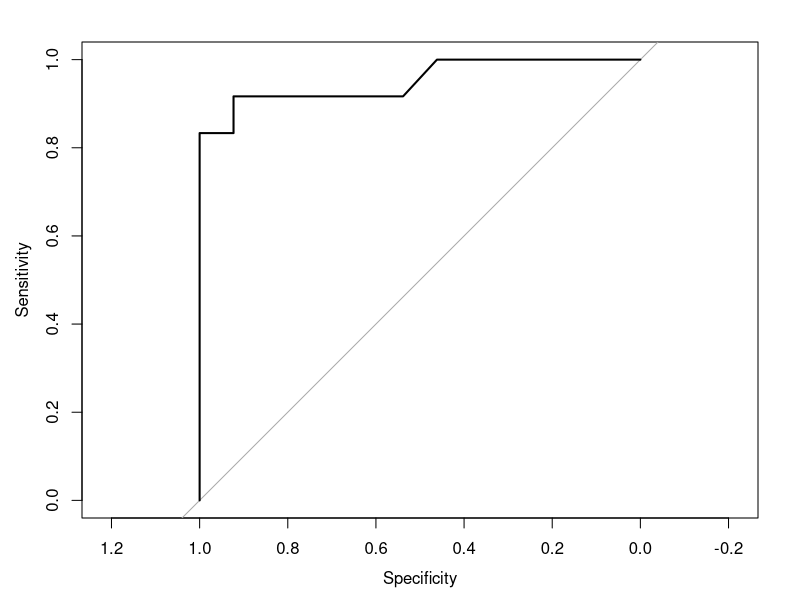
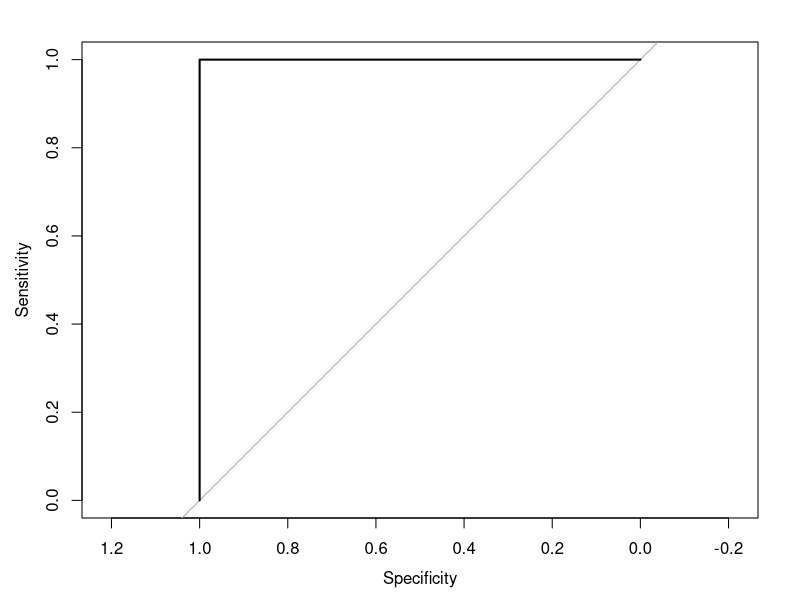
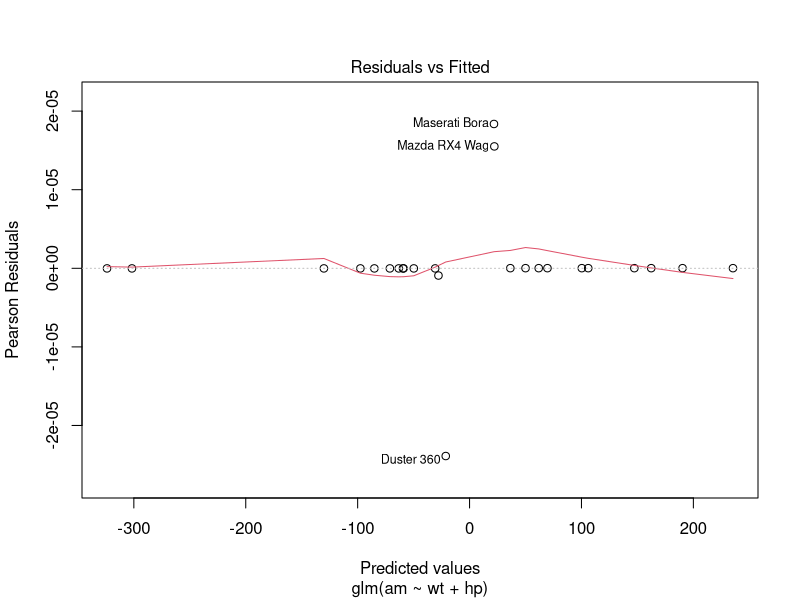
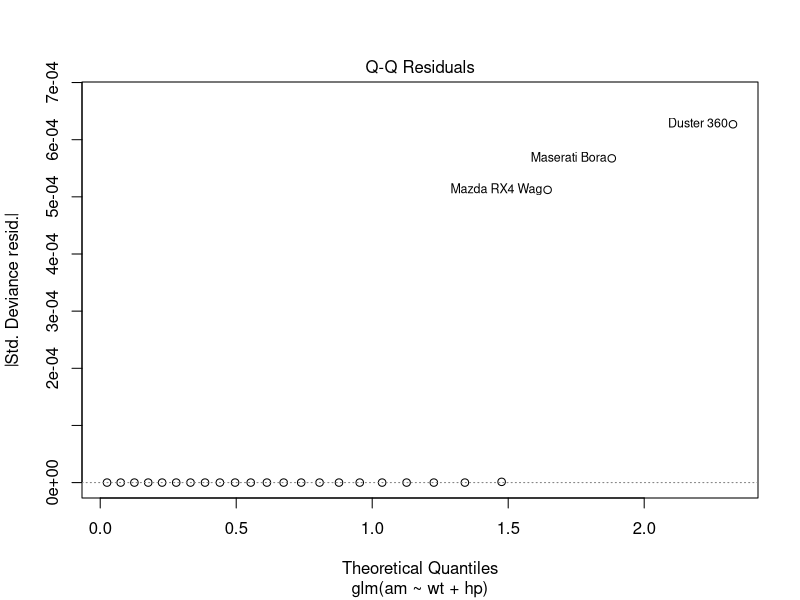
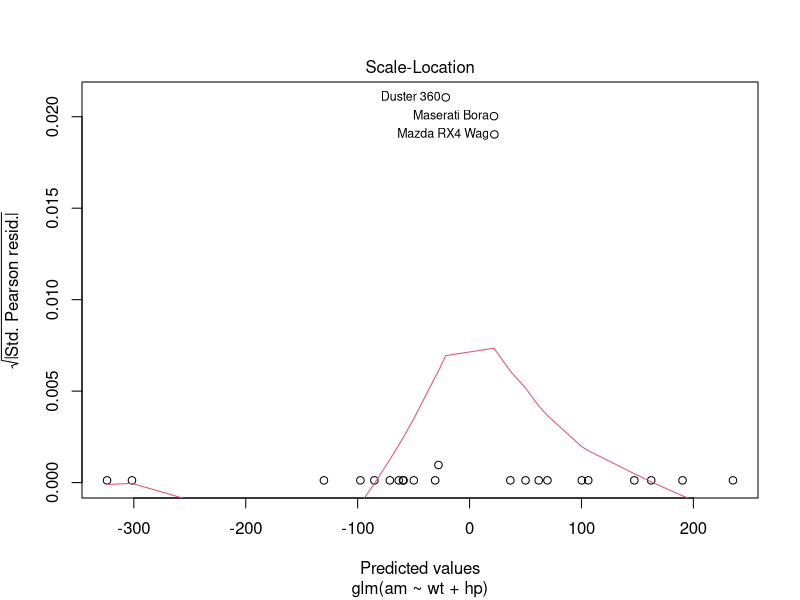
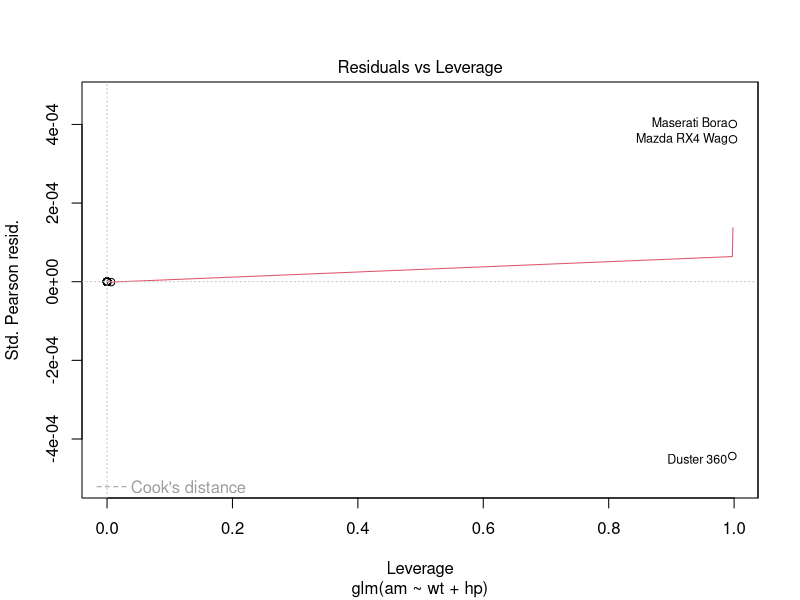

Generate these figures, in order, with R:
## ---- chunk 1
library(pROC)
library(caret)
set.seed (1313)

# Cargar los datos.
datos <- mtcars
datos$am <- factor(datos$am)

# Separar conjuntos de entrenamiento y prueba.
n <- nrow(datos)
n_entrenamiento <- floor (0.8 * n)
muestra <- sample.int(n = n, size = n_entrenamiento , replace = FALSE)
entrenamiento <- datos[muestra , ]
prueba <- datos[-muestra , ]

# Ajustar modelo.
modelo <- glm(am ~ wt, family = binomial(link = "logit"), data = entrenamiento)
print(summary(modelo))

# Evaluar el modelo con el conjunto de entrenamiento.
cat("Evaluación del modelo a partir del conjunto de entrenamiento :\n")
probs_e <- predict(modelo , entrenamiento , type = "response")

umbral <- 0.5
preds_e <- sapply(probs_e, function(p) ifelse(p >= umbral , "1", "0"))
preds_e <- factor(preds_e, levels = levels(datos [["am"]]))

ROC_e <- roc(entrenamiento [["am"]], probs_e)
plot(ROC_e)

matriz_e <- confusionMatrix(preds_e, entrenamiento [["am"]])
print(matriz_e)

# Evaluar el modelo con el conjunto de prueba.
cat("Evaluación del modelo a partir del conjunto de prueba :\n")
probs_p <- predict(modelo , prueba , type = "response")

preds_p <- sapply(probs_p, function(p) ifelse(p >= umbral , "1", "0"))
preds_p <- factor(preds_p, levels = levels(datos [["am"]]))

ROC_p <- roc(prueba [["am"]], probs_p)
plot(ROC_p)

matriz_p <- confusionMatrix(preds_p, prueba [["am"]])
print(matriz_p)
## ---- chunk 2
library(caret)
set.seed (1313)

# Cargar los datos.
datos <- mtcars
datos$am <- factor(datos$am)
# Ajustar modelo usando validación cruzada de 5 pliegues.
modelo <- train(am ~ wt, data = entrenamiento , method = "glm",
family = binomial(link = "logit"),
trControl = trainControl(method = "cv", number = 5,
savePredictions = TRUE))

print(summary(modelo))

# Evaluar el modelo
cat("Evaluación del modelo basada en validación cruzada :\n")
matriz <- confusionMatrix(modelo$pred$pred , modelo$pred$obs)
print(matriz)
## ---- chunk 3
library(car)
set.seed (1313)
#Cargar los datos.
datos <- mtcars
am <- factor(datos$am)
datos$am <- NULL
datos <- cbind(am,datos)
#Separar conjuntos de entrenamiento y prueba.
n <- nrow(datos)
n_entrenamiento <- floor(0.8 * n )
muestra <- sample.int(n = n, size = n_entrenamiento, replace = FALSE)

entrenamiento <- datos[muestra, ]
prueba <- datos [-muestra , ]
# Ajustar modelo nulo. 
nulo <- glm(am ~ 1, family = binomial (link = "logit"), data = entrenamiento)
#Ajustar modelo completo.
cat ( "\n\n")
completo <- glm(am ~ ., family = binomial (link = "logit" ), data = entrenamiento )
# Ajustar modelo con regresión escalonada.
cat("Modelo con regresión escalonada \n") 
cat( "--------------------------------------\n")
mejor <- step(nulo, scope = list(lower = nulo, upper = completo), direction = "both", trace = 0)
print(summary(mejor))
#Verificación de multicolinealidad. 
cat("Verificación de colinealidad\n" )
cat("--------------------------------------\n") 
cat("\nVIF:\n" )

vifs <- vif(mejor)
print(vifs)
cat("\nPromedio VIF: ")
print(mean(vifs))

#Ajustar modelo con el peso como predictor.
cat("Modelo con el peso como predictor\n")
cat("--------------------------------------\n")
modelo_peso <- glm(am ~ wt , family = binomial(link = "logit"),
data = entrenamiento)

print(summary(modelo_peso))

# Ajustar modelo con la potencia como predictor.
cat("Modelo con la potencia como predictor\n")
cat("--------------------------------------\n")
modelo_potencia <- glm(am ~ hp , family = binomial(link = "logit"),
data = entrenamiento)

print(summary(modelo_potencia))

#Comparar los modelos con el peso y la potencia como predictores.
cat("\n\n")
cat("Likelihood Ratio Test para los modelos\n")
cat("--------------------------------------\n")
print(anova(modelo_peso , modelo_potencia , test = "LRT"))

# A modo de ejercicio , comparar el modelo obtenido mediante
# regresión escalonada con el que solo tiene el peso como predictor.
cat("\n\n")
cat("Likelihood Ratio Test para los modelos\n")
cat("--------------------------------------\n")
print(anova(modelo_peso , mejor , test = "LRT"))

# Independencia de los residuos.
cat("Verificación de independencia de los residuos\n")
cat("--------------------------------------\n")

print(durbinWatsonTest(modelo_peso , max.lag = 5))
# Detectar posibles valores atípicos.
cat("Identificación de posibles valores atípicos\n")
cat("--------------------------------------\n")
plot(mejor)

# Obtener los residuos y las estadísticas.
output <- data.frame(predicted.probabilities = fitted(modelo_peso))
output [["standardized.residuals"]] <- rstandard(modelo_peso)
output [["studentized.residuals"]] <- rstudent(modelo_peso)
output [["cooks.distance"]] <- cooks.distance(modelo_peso)
output [["dfbeta"]] <- dfbeta(modelo_peso)
output [["dffit"]] <- dffits(modelo_peso)
output [["leverage"]] <- hatvalues(modelo_peso)

#Evaluar residuos estandarizados que escapen a la normalidad.
# 95 % de los residuos estandarizados deberían estar entre
# -1.96 y 1.96, y 99 % entre -2.58 y 2.58.
sospechosos1 <- which(abs(output [["standardized.residuals"]]) > 1.96)
sospechosos1 <- sort(sospechosos1)
cat("\n\n")

cat("Residuos estandarizados fuera del 95 % esperado\n")
cat("------------------------------------------------\n")
print(rownames(entrenamiento[sospechosos1 , ]))

# Revisar casos con distancia de Cook mayor a uno.
sospechosos2 <- which(output [["cooks.distance"]] > 1)
sospechosos2 <- sort(sospechosos2)
cat("\n\n")
cat("Residuales con una distancia de Cook alta\n")
cat("-----------------------------------------\n")
print(rownames(entrenamiento[sospechosos2 , ]))

# Revisar casos cuyo apalancamiento sea más del doble
# o triple del apalancamiento promedio.
leverage.promedio <- ncol(entrenamiento) / nrow(datos)
sospechosos3 <- which(output [["leverage"]] > leverage.promedio)
sospechosos3 <- sort(sospechosos3)
cat("\n\n")
cat("Residuales con levarage fuera de rango (> ")
cat(round(leverage.promedio , 3), ")", "\n", sep = "")
cat("--------------------------------------\n")
print(rownames(entrenamiento[sospechosos3 , ]))

# Revisar casos con DFBeta >= 1.

sospechosos4 <- which(apply(output [["dfbeta"]] >= 1, 1, any))
sospechosos4 <- sort(sospechosos4)
names(sospechosos4) <- NULL
cat("\n\n")
cat("Residuales con DFBeta sobre 1\n")
cat("-----------------------------\n")
print(rownames(entrenamiento[sospechosos4 , ]))

# Detalle de las observaciones posiblemente atípicas.
sospechosos <- c(sospechosos1 , sospechosos2 , sospechosos3 , sospechosos4)
sospechosos <- sort(unique(sospechosos))
cat("\n\n")
cat("Casos sospechosos\n")
cat("-----------------\n")
print(entrenamiento[sospechosos , ])
cat("\n\n")
print(output[sospechosos , ])
